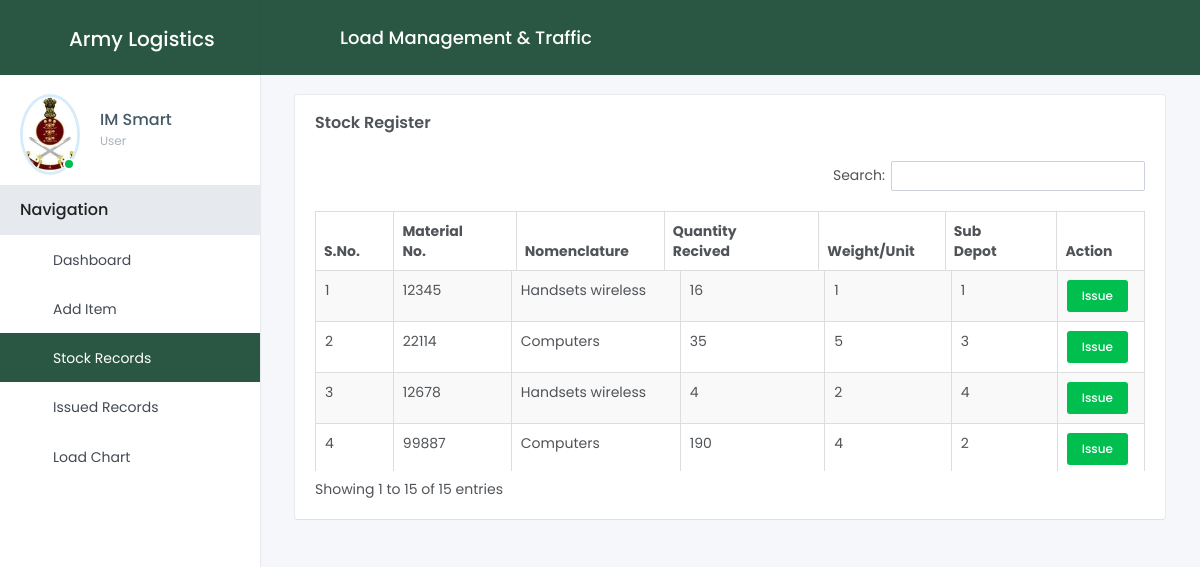
The app's page /stocktable (signed in) with its own data.
### armyapp/models.py (models this page shows)
class stock(models.Model):
    materialno=models.CharField(unique=True,max_length=50)
    nomenclature = models.CharField(max_length=50)
    quantityrecieved = models.IntegerField()
    wtratio = models.IntegerField()
    subdepot = models.IntegerField()

### armyapp/views.py (the view)
# urls.py: url(r'^stocktable$', stocktable),
@login_required(login_url='/login')
def stocktable(request):
    stocklist=stock.objects.all()
    return render(request,"stocktable.html",{'stocks':stocklist,'title':'Stock Table','header':'Army Logistics','htitle':'Load Management & Traffic'})

### armyapp/templates/stocktable.html (shortened to what this page needs)
<!DOCTYPE html>
<html lang="en">
<head>
	<link rel="stylesheet" href="/static/assets/styles/style.min.css">
	<link rel="stylesheet" href="/static/assets/fonts/material-design/css/materialdesignicons.css">
	<link rel="stylesheet" href="/static/assets/plugin/mCustomScrollbar/jquery.mCustomScrollbar.min.css">
	<link rel="stylesheet" href="/static/assets/plugin/waves/waves.min.css">
	<link rel="stylesheet" href="/static/assets/plugin/sweet-alert/sweetalert.css">
	<link rel="stylesheet" href="/static/assets/plugin/datatables/media/css/dataTables.bootstrap.min.css">
	<link rel="stylesheet" href="/static/assets/plugin/datatables/extensions/Responsive/css/responsive.bootstrap.min.css">
</head>
<body>
<div class="main-menu">
	<header class="header">
		<a href="/" class="logo"><i class="ico mdi mdi-cube-outline"></i>{{header}}</a>
		<div class="user">
			<a href="#" class="avatar"><img height="30px" width="60px" src="/static/assets/images/police2.jpg" alt=""><span class="status online"></span></a>
			<h5 class="name"><a href="\">IM Smart</a></h5>
			<h5 class="position">User</h5>
		</div>
	</header>
	<div class="content">
		<div class="navigation">
			<h5 class="title">Navigation</h5>
			<ul class="menu js__accordion">
				<li >
					<a class="waves-effect" href="/"><i class="menu-icon mdi mdi-view-dashboard"></i><span>Dashboard</span></a>
				</li>
				<li>
					<a class="waves-effect " href="/addnew"><i class="menu-icon mdi mdi-desktop-mac"></i><span>Add Item</span></a>
				</li>
				<li class="current">
					<a class="waves-effect " href="/stocktable"><i class="menu-icon mdi mdi-cube-outline"></i><span>Stock Records</span></a>
				</li>
				<li>
					<a class="waves-effect" href="/issueregister"><i class="menu-icon mdi mdi-cube-outline"></i><span>Issued Records</span></a>
				</li>
				<li>
					<a class="waves-effect" href="/loadchart"><i class="menu-icon mdi mdi-calendar"></i><span>Load Chart</span></a>
				</li>
			</ul>
		</div>
	</div>
</div>
<div class="fixed-navbar">
	<div class="pull-left">
		<button type="button" class="menu-mobile-button glyphicon glyphicon-menu-hamburger js__menu_mobile"></button>
		<h1 class="page-title">{{htitle}}</h1>
	</div>
	<div class="pull-right">
		<a href="/logout" class="ico-item mdi mdi-logout "></a>
	</div>
</div>
<div id="wrapper">
	<div class="main-content">
		<div class="row small-spacing">
			<div class="col-xs-12">
			<div class="col-xs-12">
				<div class="box-content">
					<h4 class="box-title">Stock Register</h4>
					<table id="example-scroll-y" class="table table-striped table-bordered display" style="width:100%">
						<thead>
							<tr>
								<th>S.No.</th>
								<th>Material No.</th>
								<th>Nomenclature</th>
								<th>Quantity Recived</th>
								<th>Weight/Unit</th>
								<th>Sub Depot</th>
								<th>Action</th>
							</tr>
						</thead>
						<tbody>
						{% for x in stocks %}
							<tr>
								<td>{{ forloop.counter}}</td>
								<td>{{x.materialno}}</td>
								<td>{{x.nomenclature}}</td>
								<td>{{x.quantityrecieved}}</td>
								<td>{{x.wtratio}}</td>
								<td>{{x.subdepot}}</td>
								<td><a href="/issueaction/{{x.materialno}}"><button type="button" class="btn btn-success btn-xs waves-effect waves-light">Issue</button> </a></td>
							</tr>
						{% endfor %}
						</tbody>
					</table>
				</div>
			</div>
		</div>
	</div>
</div>
</body>
</html>

### records on screen
stock: materialno "12345", nomenclature "Handsets wireless", quantityrecieved "16", wtratio "1", subdepot "1"
stock: materialno "22114", nomenclature "Computers", quantityrecieved "35", wtratio "5", subdepot "3"
stock: materialno "12678", nomenclature "Handsets wireless", quantityrecieved "4", wtratio "2", subdepot "4"
stock: materialno "99887", nomenclature "Computers", quantityrecieved "190", wtratio "4", subdepot "2"

### other values on screen
{{ header }} "Army Logistics"
{{ htitle }} "Load Management & Traffic"
